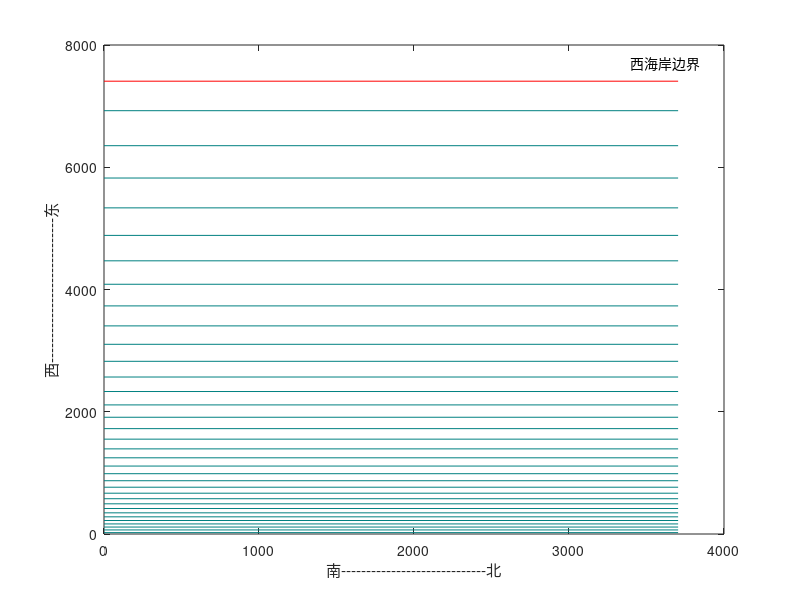

MATLAB code for this plot:
%使用 智能优化算法 求解第三问，寻找最优的测线分布
%由于前面已经证明了沿着登高线测量就可以达到最大的测量效率，因此我们保证算法所找的测线都是南北走向的
%西深东浅，南北等深

%角度转弧度
rad=@(x) x*pi/180;
degree=@(x) x*180/pi;
%初始化参数
alpha=rad(1.5);%海底倾斜角
D0=110;%海底中心处水深
theta=rad(120);%换能器开角

%海里转换为米
mile=@(x) 1852*x;
haili=@(x) x/1852;
D=@(x) tan(alpha)*x+D0;%计算当前位置的深度
%覆盖宽度
W11=@(x) D(x)/sin(pi/2-theta/2-alpha)*sin(theta/2);%深水侧
W22=@(x) D(x)/sin(pi/2-theta/2+alpha)*sin(theta/2);%浅水侧
W=@(x) W11(x)+W22(x);
%覆盖率 x当前位置 d上一条测线的位置
eta=@(x,d) (D(x)/sin(pi/2-theta/2-alpha)*sin(theta/2)+...
    D(x-d)/sin(pi/2-theta/2+alpha)*sin(theta/2)-d/cos(alpha))/W(x);

%东西边界      %%2海里=3704m
west=-mile(2);
east=mile(2);

W1=@(x) W11(x)*cos(alpha);
W2=@(x) W22(x)*cos(alpha);
%以下采用m作为运算的单位

%搜索初始点 粗糙判定在10-30
high=-3674;
low=-3694;
mid=(high+low)/2.0;
while west+W2(mid)-mid>0.01 || west+W2(mid)-mid<0
    mid=(high+low)/2.0;
    if west+W2(mid)-mid>0
        low=mid;
    elseif west+W2(mid)-mid<0
        high=mid;
    end  
end
X=mid;
%使用二分法进行求解，使覆盖率尽可能接近10%
error=0.011;
i=mid;
while true
    temp=eta(i,i-X(end));
    if temp>0.1 && temp <0.12
        high=i;low=i;
        while temp>=0.1
            temp=eta(high,high-X(end));
            high=high+1;
        end
        %进入二分法
        mid=(high+low)/2.0
        while temp-0.1>error || temp<=0.1
                mid=(high+low)/2.0
                temp=eta(high,high-X(end));
                if temp<0
                    low=mid;
                elseif temp>0
                    high=mid;
                end
        end
        X=[X mid];
    end
    
    i=i+1;
    flag=W1(i)+i;
    if flag>east
       break
    end
end

X=X+3704;

%%画图
for i=1:34
    plot([0,3704],[X(i) X(i)],'Color',[0 0.5 0.5])
    hold on
end
plot([0,3704],[7408 7408],'Color',[1 0 0])
hold on
%这里还可以表示一下覆盖范围
%rectangle('Position',[,0,40,20],'edgecolor','k','facecolor','y','linewidth',2)
xlabel('南-----------------------------北')
ylabel('西-----------------------------东')
text(3400,7700,'西海岸边界') 